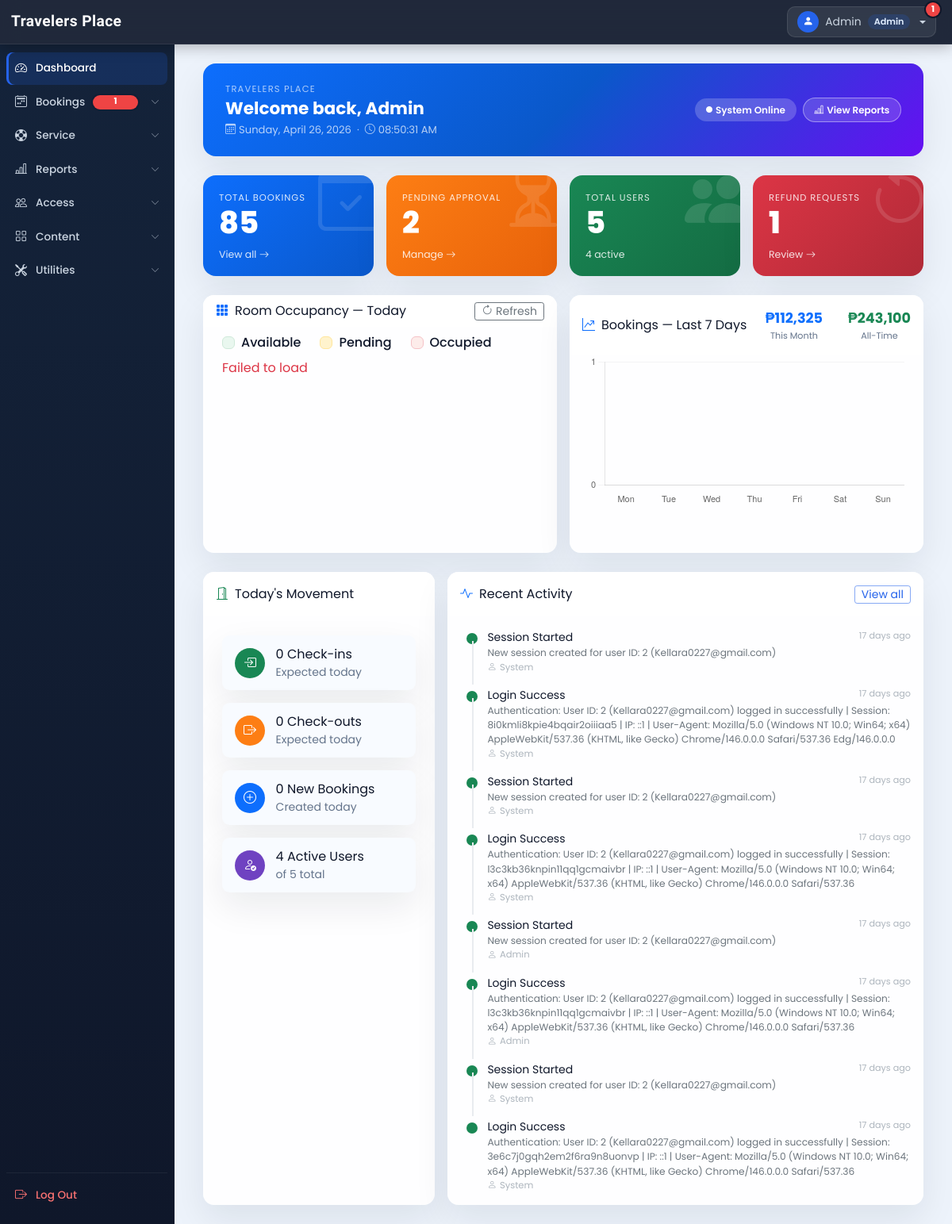
Page /admin/dashboard.php (signed in) on the earlier database version.
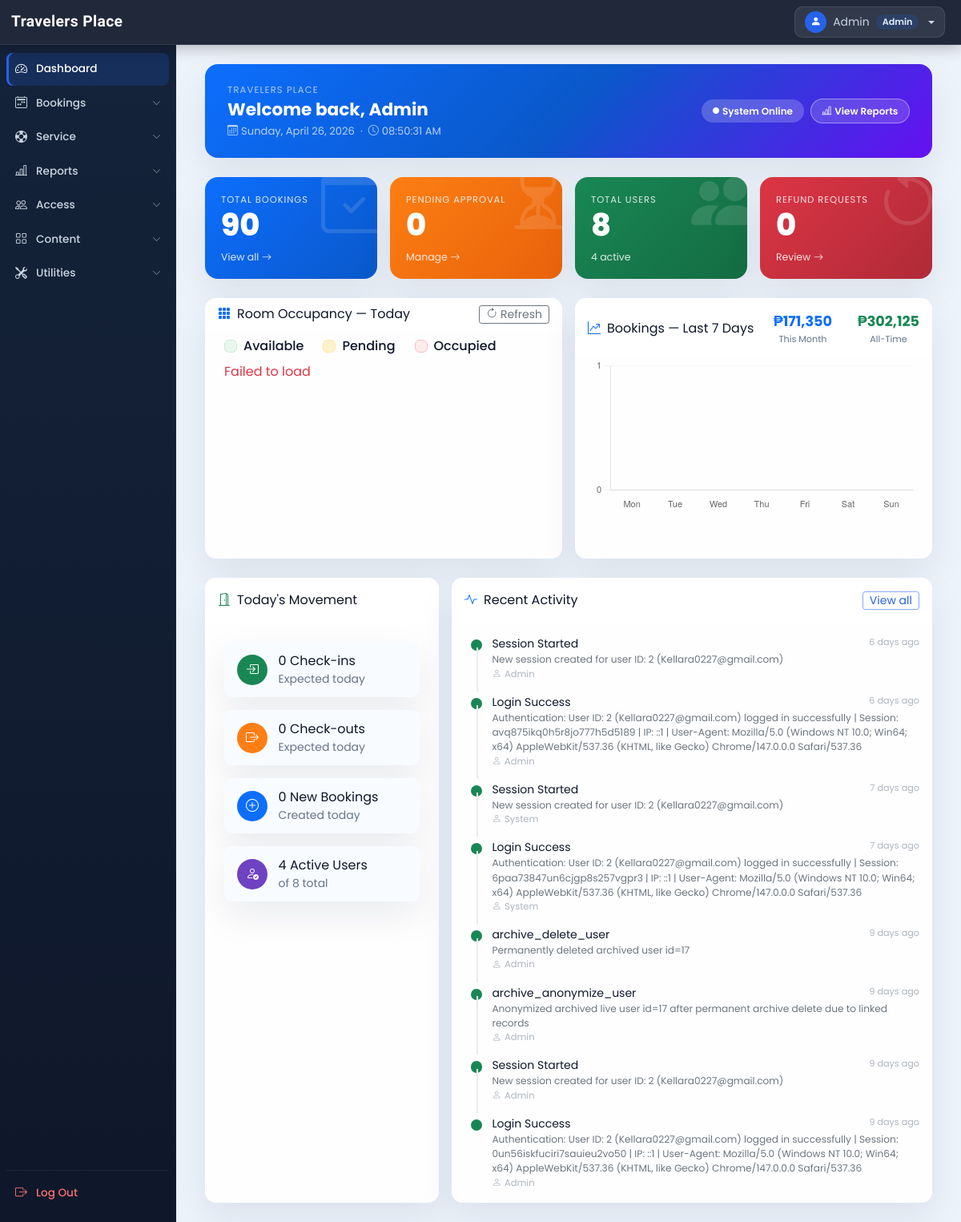
Same page on the later database version.
### tables this page shows
CREATE TABLE `activity_logs` (
  `id` int(11) NOT NULL AUTO_INCREMENT,
  `user_id` int(11) DEFAULT NULL,
  `user_name` varchar(100) NOT NULL,
  `action` varchar(100) NOT NULL,
  `details` text DEFAULT NULL,
  `ip_address` varchar(45) DEFAULT NULL,
  `user_agent` text DEFAULT NULL,
  `created_at` timestamp NOT NULL DEFAULT current_timestamp(),
  PRIMARY KEY (`id`),
  KEY `idx_user_id` (`user_id`),
  KEY `idx_created_at` (`created_at`)
);

### admin/inc/system_features.php (called while the page is built, shortened)
<?php
function currentAdminCan(string $permissionCode): bool
{
  $role = $_SESSION['adminRole'] ?? 'admin';
  if ($role !== 'staff') {
    return true;
  }
  return in_array($permissionCode, currentAdminPermissions(), true);
}
function currentAdminCanAny(array $permissionCodes): bool
{
  foreach ($permissionCodes as $permissionCode) {
    if (currentAdminCan((string)$permissionCode)) {
      return true;
    }
  }
  return false;
}
function getSupportTicketUnreadCountForAdmin(): int
{
  $con = $GLOBALS['con'] ?? null;
  $res = mysqli_query($con, "
    SELECT COUNT(DISTINCT stm.ticket_id) AS unread_count
    FROM support_ticket_messages stm
    INNER JOIN support_tickets st ON st.id = stm.ticket_id
    WHERE stm.seen_by_staff = 0
      AND st.status IN ('open','pending','escalated')
  ");
  $row = $res ? mysqli_fetch_assoc($res) : null;
  return (int)($row['unread_count'] ?? 0);
}

### admin/inc/db_config.php (called while the page is built, shortened)
<?php
  function select($sql,$values,$datatypes)
  {
    $con = $GLOBALS['con'];
    if($stmt = mysqli_prepare($con,$sql))
    {
      if(!empty($values)){
        mysqli_stmt_bind_param($stmt,$datatypes,...$values);
      }
      if(mysqli_stmt_execute($stmt)){
        $res = mysqli_stmt_get_result($stmt);
        return $res;
      }
      else{
        mysqli_stmt_close($stmt);
        die("Query cannot be executed - Select");
      }
    }
    else{
      die("Query cannot be prepared - Select");
    }
  }

### admin/dashboard.php (the view, shortened to what the changed rows need)
<?php
  require('inc/essentials.php');
  require('inc/db_config.php');
?>
<!DOCTYPE html>
<html lang="en">
<head>
  <?php require('inc/links.php'); ?>
</head>
<body class="bg-light">
  <?php
    require('inc/header.php');
    function time_elapsed_string($datetime) {
      $now  = new DateTime;
      $ago  = new DateTime($datetime);
      $diff = $now->diff($ago);
      $parts = [
        'y' => 'year', 'm' => 'month', 'd' => 'day',
        'h' => 'hour', 'i' => 'minute', 's' => 'second',
      ];
      foreach ($parts as $k => &$v) {
        if ($diff->$k) { $v = $diff->$k . ' ' . $v . ($diff->$k > 1 ? 's' : ''); }
        else { unset($parts[$k]); }
      }
      $parts = array_slice($parts, 0, 1);
      return $parts ? implode(', ', $parts) . ' ago' : 'just now';
    }
    $today_start = date('Y-m-d 00:00:00');
    $tomorrow_start = date('Y-m-d 00:00:00', strtotime('+1 day'));
    $month_start = date('Y-m-01 00:00:00');
    $next_month_start = date('Y-m-01 00:00:00', strtotime('+1 month'));
    $booking_stats_res = select(
      "SELECT
        COUNT(*) AS total_bookings,
        COUNT(CASE WHEN booking_status='booked' AND arrival=0 AND COALESCE(booking_source,'online') <> 'walk_in' THEN 1 END) AS new_bookings,
        COUNT(CASE WHEN booking_status='cancelled' AND refund=0 THEN 1 END) AS refund_bookings,
        COUNT(CASE WHEN datentime >= ? AND datentime < ? THEN 1 END) AS today_bookings,
        COALESCE(SUM(CASE WHEN booking_status='booked' THEN trans_amt ELSE 0 END),0) AS total_revenue,
        COALESCE(SUM(CASE WHEN booking_status='booked' AND datentime >= ? AND datentime < ? THEN trans_amt ELSE 0 END),0) AS month_revenue,
        COUNT(CASE WHEN booking_status='booked' AND check_in >= ? AND check_in < ? THEN 1 END) AS today_checkins,
        COUNT(CASE WHEN booking_status='booked' AND check_out >= ? AND check_out < ? THEN 1 END) AS today_checkouts
      FROM booking_order",
      [$today_start, $tomorrow_start, $month_start, $next_month_start, $today_start, $tomorrow_start, $today_start, $tomorrow_start],
      'ssssssss'
    );
    $booking_stats = $booking_stats_res ? mysqli_fetch_assoc($booking_stats_res) : [];
    $current_bookings = [
      'new_bookings' => (int)($booking_stats['new_bookings'] ?? 0),
      'refund_bookings' => (int)($booking_stats['refund_bookings'] ?? 0),
    ];
    $current_users    = mysqli_fetch_assoc(mysqli_query($con, "
      SELECT COUNT(id) AS total,
        COUNT(CASE WHEN status=1 THEN 1 END) AS active,
        COUNT(CASE WHEN status=0 THEN 1 END) AS inactive
      FROM user_cred"));
    $total_bookings   = ['count' => (int)($booking_stats['total_bookings'] ?? 0)];
    $revenue          = [
      'total_revenue' => (float)($booking_stats['total_revenue'] ?? 0),
      'month_revenue' => (float)($booking_stats['month_revenue'] ?? 0),
    ];
    $chart_labels = [];
    $chart_data   = [];
    $chart_lookup = [];
    for ($i = 6; $i >= 0; $i--) {
      $day_key = date('Y-m-d', strtotime("-$i days"));
      $chart_labels[] = date('D', strtotime($day_key));
      $chart_data[] = $chart_lookup[$day_key] ?? 0;
    }
  ?>
  <div class="container-fluid" id="main-content">
    <div class="row">
      <div class="col-lg-10 ms-auto p-4">
        <div class="row g-3 mb-4">
          <div class="col-sm-6 col-xl-3">
            <div class="kpi-card kpi-blue">
              <div class="kpi-deco"><i class="bi bi-calendar-check"></i></div>
              <div class="kpi-label">Total Bookings</div>
              <div class="kpi-value"><?php echo $total_bookings['count']; ?></div>
              <a href="booking_records.php" class="kpi-link">View all <i class="bi bi-arrow-right"></i></a>
            </div>
          </div>
          <div class="col-sm-6 col-xl-3">
            <div class="kpi-card kpi-amber">
              <div class="kpi-deco"><i class="bi bi-hourglass-split"></i></div>
              <div class="kpi-label">Pending Approval</div>
              <div class="kpi-value"><?php echo $current_bookings['new_bookings']; ?></div>
              <a href="new_bookings.php" class="kpi-link">Manage <i class="bi bi-arrow-right"></i></a>
            </div>
          </div>
          <div class="col-sm-6 col-xl-3">
            <div class="kpi-card kpi-green">
              <div class="kpi-deco"><i class="bi bi-people-fill"></i></div>
              <div class="kpi-label">Total Users</div>
              <div class="kpi-value"><?php echo $current_users['total']; ?></div>
              <span class="kpi-link"><?php echo $current_users['active']; ?> active</span>
            </div>
          </div>
          <div class="col-sm-6 col-xl-3">
            <div class="kpi-card kpi-red">
              <div class="kpi-deco"><i class="bi bi-arrow-counterclockwise"></i></div>
              <div class="kpi-label">Refund Requests</div>
              <div class="kpi-value"><?php echo $current_bookings['refund_bookings']; ?></div>
              <a href="refund_bookings.php" class="kpi-link">Review <i class="bi bi-arrow-right"></i></a>
            </div>
          </div>
        </div>
        <div class="row g-3 mb-4">
          <div class="col-lg-6">
            <div class="card border-0 shadow-sm h-100">
              <div class="card-header bg-white border-0 py-3 d-flex align-items-center justify-content-between">
                <div class="d-flex gap-3">
                  <div class="text-center">
                    <div class="fw-bold text-primary" style="font-size:1.1rem">&#8369;<?php echo number_format($revenue['month_revenue']); ?></div>
                    <div class="text-muted" style="font-size:.7rem">This Month</div>
                  </div>
                  <div class="text-center">
                    <div class="fw-bold text-success" style="font-size:1.1rem">&#8369;<?php echo number_format($revenue['total_revenue']); ?></div>
                    <div class="text-muted" style="font-size:.7rem">All-Time</div>
                  </div>
                </div>
              </div>
            </div>
          </div>
        </div>
        <div class="row g-3">
          <div class="col-lg-4">
            <div class="card border-0 shadow-sm h-100">
              <div class="card-body d-flex flex-column gap-3">
                <div class="movement-row movement-users">
                  <div>
                    <div class="fw-semibold"><?php echo $current_users['active']; ?> Active Users</div>
                    <div class="text-muted small">of <?php echo $current_users['total']; ?> total</div>
                  </div>
                </div>
              </div>
            </div>
          </div>
          <div class="col-lg-8">
            <div class="card border-0 shadow-sm h-100">
              <div class="card-body py-2 px-3">
                <?php
                  $activities = [];
                  $res = mysqli_query($con, "SELECT * FROM activity_logs ORDER BY created_at DESC LIMIT 8");
                  if ($res) while ($row = mysqli_fetch_assoc($res)) $activities[] = $row;
                  if (!empty($activities)):
                    echo '<div class="timeline">';
                    foreach ($activities as $a):
                      $failed  = stripos($a['action'], 'fail') !== false || stripos($a['action'], 'error') !== false;
                      $dotClass = $failed ? 'tl-dot-danger' : 'tl-dot-success';
                      $ago = time_elapsed_string($a['created_at']);
                      echo "
                      <div class='tl-item'>
                        <div class='tl-dot {$dotClass}'></div>
                        <div class='tl-body'>
                          <div class='d-flex justify-content-between align-items-start gap-2'>
                            <span class='fw-medium small'>{$a['action']}</span>
                            <span class='tl-time'>{$ago}</span>
                          </div>
                          <div class='tl-detail'>{$a['details']}</div>
                          <div class='tl-user'><i class='bi bi-person me-1'></i>{$a['user_name']}</div>
                        </div>
                      </div>";
                    endforeach;
                    echo '</div>';
                  else:
                    echo '<div class="text-center text-muted py-5">
                            <i class="bi bi-inbox fs-2 d-block mb-2"></i>No recent activities
                          </div>';
                  endif;
                ?>
              </div>
            </div>
          </div>
        </div>
      </div>
    </div>
  </div>
  <script>
    function updateClock() {
      const now = new Date();
      document.getElementById('live-clock').textContent =
        now.toLocaleTimeString('en-PH', { hour: '2-digit', minute: '2-digit', second: '2-digit' });
    }
    updateClock(); setInterval(updateClock, 1000);
    const ctx = document.getElementById('bookingChart').getContext('2d');
    new Chart(ctx, {
      type: 'bar',
      data: {
        labels: <?php echo json_encode($chart_labels); ?>,
        datasets: [{
          label: 'Bookings',
          data: <?php echo json_encode($chart_data); ?>,
          backgroundColor: 'rgba(13,110,253,0.15)',
          borderColor: 'rgba(13,110,253,0.85)',
          borderWidth: 2,
          borderRadius: 6,
          borderSkipped: false,
        }]
      },
      options: {
        responsive: true,
        plugins: { legend: { display: false } },
        scales: {
          y: { beginAtZero: true, ticks: { precision: 0, font: { size: 11 } }, grid: { color: 'rgba(0,0,0,.04)' } },
          x: { ticks: { font: { size: 11 } }, grid: { display: false } }
        }
      }
    });
  </script>
</body>
</html>

### admin/inc/header.php (shortened to what the changed rows need)
<?php
  $admin_role = $_SESSION['adminRole'] ?? 'admin';
  $admin_name = $_SESSION['adminName'] ?? 'Admin';
  $admin_new_bookings_count = 0;
  $admin_refund_requests_count = 0;
  $admin_support_count = 0;
  $can_calendar = function_exists('currentAdminCan') ? currentAdminCan('bookings.calendar') : true;
  $can_bookings = function_exists('currentAdminCanAny') ? currentAdminCanAny(['bookings.new', 'bookings.walkin', 'bookings.refunds', 'bookings.records']) : true;
  $can_support = function_exists('currentAdminCanAny') ? currentAdminCanAny(['service.center', 'service.queries']) : true;
  if(isset($con) && $con instanceof mysqli){
    $useCachedCounts = false;
    if (!$useCachedCounts) {
      $adminCountsRes = mysqli_query($con, "
        SELECT
          COUNT(CASE WHEN booking_status='pending' AND COALESCE(booking_source, 'online')='online' THEN 1 END) AS pending_bookings,
          COUNT(CASE WHEN booking_status='cancelled' AND refund=0 THEN 1 END) AS pending_refunds
        FROM booking_order
      ");
      if($adminCountsRes){
        $adminCounts = mysqli_fetch_assoc($adminCountsRes);
        $admin_new_bookings_count = (int)($adminCounts['pending_bookings'] ?? 0);
        $admin_refund_requests_count = (int)($adminCounts['pending_refunds'] ?? 0);
      }
      if(function_exists('getSupportTicketUnreadCountForAdmin')){
        $admin_support_count = getSupportTicketUnreadCountForAdmin();
      }
    }
  }
  $admin_total_attention_count =
    (($can_bookings ? $admin_new_bookings_count + $admin_refund_requests_count : 0)) +
    ($can_support ? $admin_support_count : 0);
  $grp_bookings  = ['new_bookings.php','walkin_booking.php','refund_bookings.php','booking_records.php','booking_calendar.php'];
  function grp_open($pages){
    return in_array(basename($_SERVER['PHP_SELF']), $pages) ? 'show' : '';
  }
  function grp_btn_active($pages){
    return in_array(basename($_SERVER['PHP_SELF']), $pages) ? 'grp-active' : '';
  }
?>
<nav class="admin-top-navbar">
  <div class="top-navbar-right">
    <div class="dropdown" data-bs-auto-close="outside">
      <button class="profile-btn dropdown-toggle" data-bs-toggle="dropdown" aria-expanded="false">
        <div class="profile-avatar"><i class="bi bi-person-fill"></i></div>
        <span class="profile-name d-none d-md-inline"><?php echo htmlspecialchars($admin_name); ?></span>
        <span class="role-badge"><?php echo ucfirst($admin_role); ?></span>
        <?php if($admin_total_attention_count > 0): ?>
          <span class="admin-profile-count"><?php echo $admin_total_attention_count; ?></span>
        <?php endif; ?>
      </button>
    </div>
  </div>
</nav>
<div id="dashboard-menu" class="admin-sidebar">
  <div class="sidebar-inner">
    <nav class="sidebar-nav">
      <?php if($can_bookings || $can_calendar): ?>
        <button class="sidebar-grp-btn <?php echo grp_btn_active($grp_bookings); ?>"
                type="button" data-bs-toggle="collapse" data-bs-target="#grp-bookings"
                aria-expanded="<?php echo grp_open($grp_bookings) ? 'true' : 'false'; ?>">
          <i class="bi bi-calendar2-week"></i>
          <span>Bookings</span>
          <?php if($admin_total_attention_count > 0): ?>
            <span class="admin-count-badge"><?php echo $admin_total_attention_count; ?></span>
          <?php endif; ?>
          <i class="bi bi-chevron-down chevron"></i>
        </button>
      <?php endif; ?>
    </nav>
  </div>
</div>

Differences in the rows shown:
no longer on this page (row unchanged): activity_logs: action "Session Started", created_at "17 days ago", details "New session created for user ID: 2 (Kellara0227@gmail.com)", user_name "System"
no longer on this page (row unchanged): activity_logs: action "Login Success", created_at "17 days ago", details "Authentication: User ID: 2 (Kellara0227@gmail.com) logged in successfully | Session: 8i0kmli8kpie4bqair2oiiiaa5 | IP: ::1 | User-Agent: Mozilla/5.0 (Windows NT 10.0; Win64; x64) AppleWebKit/537.36 (KHTML, like Gecko) Chrome/146.0.0.0 Safari/537.36 Edg/146.0.0.0", user_name "System"
no longer on this page (row unchanged): activity_logs: action "Session Started", created_at "17 days ago", details "New session created for user ID: 2 (Kellara0227@gmail.com)", user_name "System"
no longer on this page (row unchanged): activity_logs: action "Login Success", created_at "17 days ago", details "Authentication: User ID: 2 (Kellara0227@gmail.com) logged in successfully | Session: l3c3kb36knpin11qq1gcmaivbr | IP: ::1 | User-Agent: Mozilla/5.0 (Windows NT 10.0; Win64; x64) AppleWebKit/537.36 (KHTML, like Gecko) Chrome/146.0.0.0 Safari/537.36", user_name "System"
no longer on this page (row unchanged): activity_logs: action "Session Started", created_at "17 days ago", details "New session created for user ID: 2 (Kellara0227@gmail.com)", user_name "Admin"
no longer on this page (row unchanged): activity_logs: action "Login Success", created_at "17 days ago", details "Authentication: User ID: 2 (Kellara0227@gmail.com) logged in successfully | Session: l3c3kb36knpin11qq1gcmaivbr | IP: ::1 | User-Agent: Mozilla/5.0 (Windows NT 10.0; Win64; x64) AppleWebKit/537.36 (KHTML, like Gecko) Chrome/146.0.0.0 Safari/537.36", user_name "Admin"
no longer on this page (row unchanged): activity_logs: action "Session Started", created_at "17 days ago", details "New session created for user ID: 2 (Kellara0227@gmail.com)", user_name "System"
no longer on this page (row unchanged): activity_logs: action "Login Success", created_at "17 days ago", details "Authentication: User ID: 2 (Kellara0227@gmail.com) logged in successfully | Session: 3e6c7j0gqh2em2f6ra9n8uonvp | IP: ::1 | User-Agent: Mozilla/5.0 (Windows NT 10.0; Win64; x64) AppleWebKit/537.36 (KHTML, like Gecko) Chrome/146.0.0.0 Safari/537.36", user_name "System"
added activity_logs: action "Session Started", created_at "6 days ago", details "New session created for user ID: 2 (Kellara0227@gmail.com)", user_name "Admin"
added activity_logs: action "Login Success", created_at "6 days ago", details "Authentication: User ID: 2 (Kellara0227@gmail.com) logged in successfully | Session: avq875ikq0h5r8jo777h5d5189 | IP: ::1 | User-Agent: Mozilla/5.0 (Windows NT 10.0; Win64; x64) AppleWebKit/537.36 (KHTML, like Gecko) Chrome/147.0.0.0 Safari/537.36", user_name "Admin"
added activity_logs: action "Session Started", created_at "7 days ago", details "New session created for user ID: 2 (Kellara0227@gmail.com)", user_name "System"
added activity_logs: action "Login Success", created_at "7 days ago", details "Authentication: User ID: 2 (Kellara0227@gmail.com) logged in successfully | Session: 6paa73847un6cjgp8s257vgpr3 | IP: ::1 | User-Agent: Mozilla/5.0 (Windows NT 10.0; Win64; x64) AppleWebKit/537.36 (KHTML, like Gecko) Chrome/147.0.0.0 Safari/537.36", user_name "System"
added activity_logs: action "archive_delete_user", created_at "9 days ago", details "Permanently deleted archived user id=17", user_name "Admin"
added activity_logs: action "archive_anonymize_user", created_at "9 days ago", details "Anonymized archived live user id=17 after permanent archive delete due to linked records", user_name "Admin"
added activity_logs: action "Session Started", created_at "9 days ago", details "New session created for user ID: 2 (Kellara0227@gmail.com)", user_name "Admin"
added activity_logs: action "Login Success", created_at "9 days ago", details "Authentication: User ID: 2 (Kellara0227@gmail.com) logged in successfully | Session: 0un56iskfuciri7sauieu2vo50 | IP: ::1 | User-Agent: Mozilla/5.0 (Windows NT 10.0; Win64; x64) AppleWebKit/537.36 (KHTML, like Gecko) Chrome/147.0.0.0 Safari/537.36", user_name "Admin"
Other differences:
$total_bookings['count']: "85" → "90"
$current_bookings['new_bookings']: "2" → "0"
$current_users['total']: "5" → "8"
$current_bookings['refund_bookings']: "1" → "0"
$revenue['month_revenue']: "112,325" → "171,350"
$revenue['total_revenue']: "243,100" → "302,125"
$admin_total_attention_count: "1" → (not shown)
